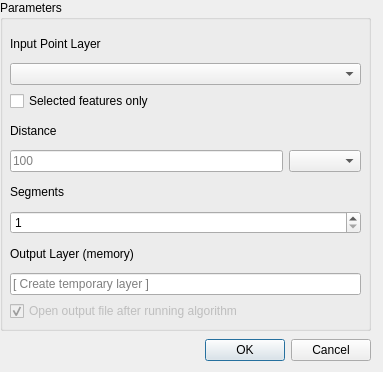
<?xml version="1.0" encoding="UTF-8"?>
<ui version="4.0">
 <class>LinesAroundPointsDialogBase</class>
 <widget class="QDialog" name="LinesAroundPointsDialogBase">
  <property name="geometry">
   <rect>
    <x>0</x>
    <y>0</y>
    <width>383</width>
    <height>372</height>
   </rect>
  </property>
  <property name="windowTitle">
   <string>Lines around Points</string>
  </property>
  <widget class="QDialogButtonBox" name="buttonBoxDialog">
   <property name="geometry">
    <rect>
     <x>30</x>
     <y>330</y>
     <width>341</width>
     <height>40</height>
    </rect>
   </property>
   <property name="orientation">
    <enum>Qt::Horizontal</enum>
   </property>
   <property name="standardButtons">
    <set>QDialogButtonBox::Cancel|QDialogButtonBox::Ok</set>
   </property>
  </widget>
  <widget class="QGroupBox" name="groupBox">
   <property name="geometry">
    <rect>
     <x>0</x>
     <y>0</y>
     <width>371</width>
     <height>331</height>
    </rect>
   </property>
   <property name="title">
    <string>Parameters</string>
   </property>
   <widget class="QWidget" name="layoutWidget">
    <property name="geometry">
     <rect>
      <x>10</x>
      <y>30</y>
      <width>351</width>
      <height>291</height>
     </rect>
    </property>
    <layout class="QVBoxLayout" name="verticalLayout">
     <item>
      <widget class="QLabel" name="label">
       <property name="text">
        <string>Input Point Layer</string>
       </property>
      </widget>
     </item>
     <item>
      <widget class="QComboBox" name="inputLayerPoint"/>
     </item>
     <item>
      <widget class="QCheckBox" name="checkFeaturesOnly">
       <property name="text">
        <string>Selected features only</string>
       </property>
      </widget>
     </item>
     <item>
      <widget class="QLabel" name="label_3">
       <property name="text">
        <string>Distance</string>
       </property>
      </widget>
     </item>
     <item>
      <layout class="QHBoxLayout" name="horizontalLayout">
       <item>
        <widget class="QLineEdit" name="inputDistance">
         <property name="inputMethodHints">
          <set>Qt::ImhDigitsOnly</set>
         </property>
         <property name="maxLength">
          <number>12</number>
         </property>
         <property name="placeholderText">
          <string>100</string>
         </property>
        </widget>
       </item>
       <item>
        <widget class="QComboBox" name="inputUnits"/>
       </item>
      </layout>
     </item>
     <item>
      <widget class="QLabel" name="label_4">
       <property name="text">
        <string>Segments</string>
       </property>
      </widget>
     </item>
     <item>
      <widget class="QgsSpinBox" name="inputSegments">
       <property name="inputMethodHints">
        <set>Qt::ImhNone</set>
       </property>
       <property name="wrapping">
        <bool>false</bool>
       </property>
       <property name="buttonSymbols">
        <enum>QAbstractSpinBox::UpDownArrows</enum>
       </property>
       <property name="specialValueText">
        <string/>
       </property>
       <property name="accelerated">
        <bool>false</bool>
       </property>
       <property name="showGroupSeparator" stdset="0">
        <bool>false</bool>
       </property>
       <property name="minimum">
        <number>1</number>
       </property>
       <property name="maximum">
        <number>359</number>
       </property>
      </widget>
     </item>
     <item>
      <widget class="QLabel" name="label_2">
       <property name="text">
        <string>Output Layer (memory)</string>
       </property>
      </widget>
     </item>
     <item>
      <widget class="QLineEdit" name="outputLayerLines">
       <property name="placeholderText">
        <string>[ Create temporary layer ]</string>
       </property>
      </widget>
     </item>
     <item>
      <widget class="QCheckBox" name="checkOpenAfterRuns">
       <property name="enabled">
        <bool>false</bool>
       </property>
       <property name="text">
        <string>Open output file after running algorithm</string>
       </property>
       <property name="checked">
        <bool>true</bool>
       </property>
      </widget>
     </item>
    </layout>
   </widget>
  </widget>
 </widget>
 <customwidgets>
  <customwidget>
   <class>QgsSpinBox</class>
   <extends>QSpinBox</extends>
   <header>qgsspinbox.h</header>
  </customwidget>
 </customwidgets>
 <resources/>
 <connections>
  <connection>
   <sender>buttonBoxDialog</sender>
   <signal>accepted()</signal>
   <receiver>LinesAroundPointsDialogBase</receiver>
   <slot>accept()</slot>
   <hints>
    <hint type="sourcelabel">
     <x>20</x>
     <y>20</y>
    </hint>
    <hint type="destinationlabel">
     <x>20</x>
     <y>20</y>
    </hint>
   </hints>
  </connection>
  <connection>
   <sender>buttonBoxDialog</sender>
   <signal>rejected()</signal>
   <receiver>LinesAroundPointsDialogBase</receiver>
   <slot>reject()</slot>
   <hints>
    <hint type="sourcelabel">
     <x>20</x>
     <y>20</y>
    </hint>
    <hint type="destinationlabel">
     <x>20</x>
     <y>20</y>
    </hint>
   </hints>
  </connection>
 </connections>
</ui>
